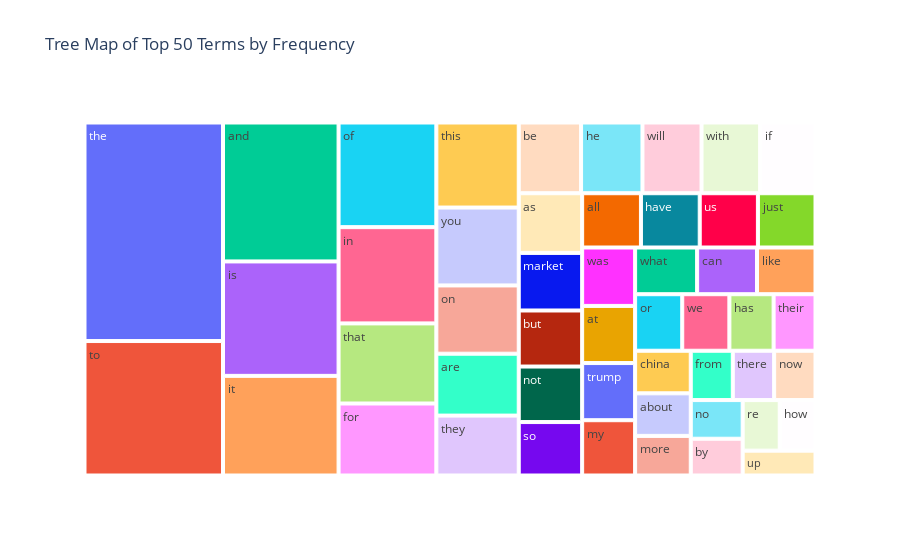

Notebook code cell kept with this figure:
### Code cell
#New 3:Tree map:用矩形區塊大小表示詞頻
import plotly.express as px
#取前50頻率最高的字詞
df_top50 = df_top.head(50)
fig = px.treemap(
    df_top50,
    path=['term'],  # 使用 'term' 作為層級
    values='frequency',  # 使用 'frequency' 作為區塊大小
    title='Tree Map of Top 50 Terms by Frequency'
)
fig.show()
#由Tree map可以很直觀的看出哪些詞出現的頻率較高，因為這些詞會佔據較大的區塊面積
#像是"the"、"of"、"and"這些詞的區塊面積就明顯大於其他詞，表示它們出現的頻率較高

### Figure 1 — Plotly figure (JSON) as saved in the notebook; plotly's stock layout.template omitted (floating-point values rounded to 4 significant figures)
{"data": [{"branchvalues": "total", "domain": {"x": [0, 1], "y": [0, 1]}, "hovertemplate": "labels=%{label}<br>frequency=%{value}<br>parent=%{parent}<br>id=%{id}<extra></extra>", "ids": ["the", "to", "and", "is", "it", "of", "in", "that", "for", "this", "you", "on", "are", "they", "be", "he", "will", "with", "if", "as", "market", "but", "not", "so", "all", "have", "us", "just", "was", "at", "trump", "my", "what", "can", "like", "or", "we", "has", "their", "china", "about", "more", "from", "there", "now", "no", "by", "re", "how", "up"], "labels": ["the", "to", "and", "is", "it", "of", "in", "that", "for", "this", "you", "on", "are", "they", "be", "he", "will", "with", "if", "as", "market", "but", "not", "so", "all", "have", "us", "just", "was", "at", "trump", "my", "what", "can", "like", "or", "we", "has", "their", "china", "about", "more", "from", "there", "now", "no", "by", "re", "how", "up"], "name": "", "parents": ["", "", "", "", "", "", "", "", "", "", "", "", "", "", "", "", "", "", "", "", "", "", "", "", "", "", "", "", "", "", "", "", "", "", "", "", "", "", "", "", "", "", "", "", "", "", "", "", "", ""], "type": "treemap", "values": [920.0, 566.0, 488.0, 402.0, 350.0, 311.0, 286.0, 238.0, 214.0, 213.0, 195.0, 171.0, 155.0, 150.0, 134.0, 132.0, 127.0, 126.0, 119.0, 115.0, 111.0, 108.0, 107.0, 103.0, 97.0, 97.0, 96.0, 95.0, 94.0, 92.0, 92.0, 89.0, 88.0, 85.0, 83.0, 81.0, 81.0, 76.0, 72.0, 72.0, 72.0, 67.0, 63.0, 62.0, 62.0, 61.0, 58.0, 57.0, 55.0, 55.0]}], "layout": {"legend": {"tracegroupgap": 0}, "title": {"text": "Tree Map of Top 50 Terms by Frequency"}}}
